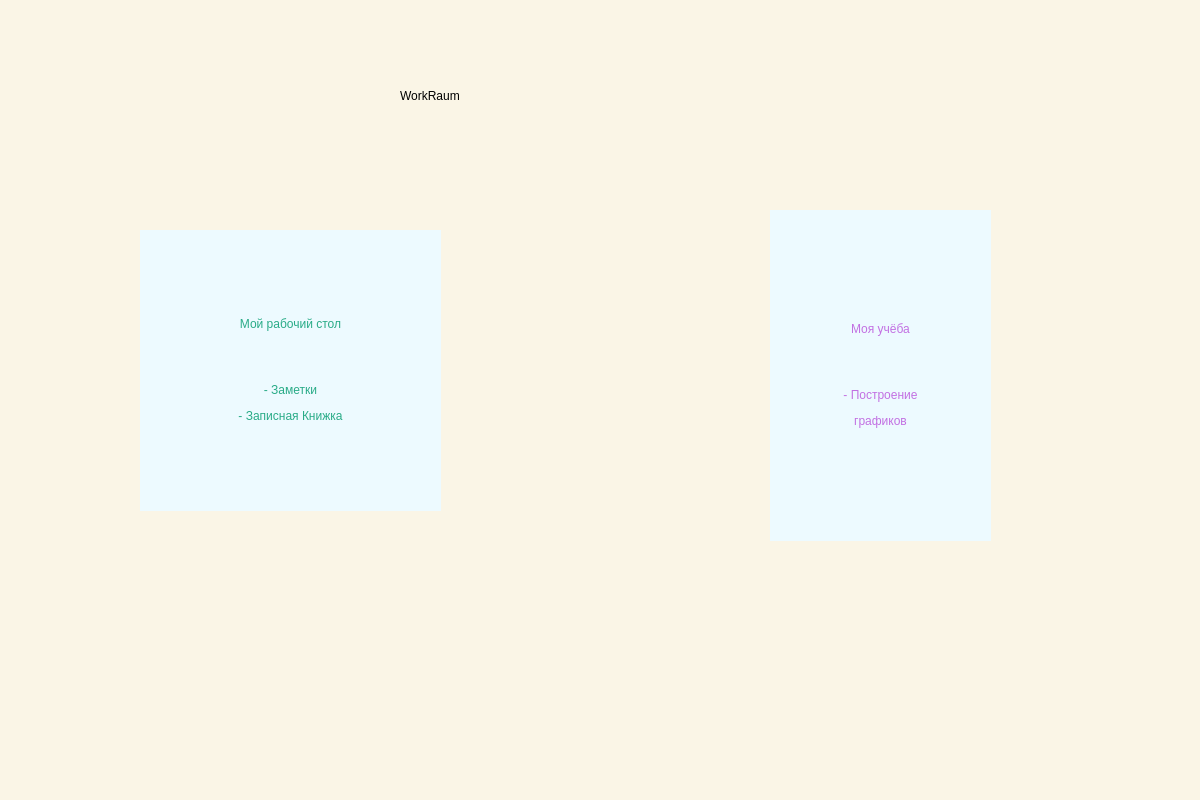
<?xml version="1.0" encoding="UTF-8"?>
<ui version="4.0">
 <class>MainMenu</class>
 <widget class="QMainWindow" name="MainMenu">
  <property name="geometry">
   <rect>
    <x>0</x>
    <y>0</y>
    <width>1200</width>
    <height>800</height>
   </rect>
  </property>
  <property name="minimumSize">
   <size>
    <width>1200</width>
    <height>800</height>
   </size>
  </property>
  <property name="maximumSize">
   <size>
    <width>1200</width>
    <height>800</height>
   </size>
  </property>
  <property name="windowTitle">
   <string>MainWindow</string>
  </property>
  <property name="layoutDirection">
   <enum>Qt::LeftToRight</enum>
  </property>
  <widget class="QWidget" name="BaseWidget">
   <property name="styleSheet">
    <string notr="true">background-color: rgb(250, 245, 230);</string>
   </property>
   <widget class="QLabel" name="manageOption">
    <property name="geometry">
     <rect>
      <x>120</x>
      <y>190</y>
      <width>351</width>
      <height>501</height>
     </rect>
    </property>
    <property name="text">
     <string/>
    </property>
    <property name="pixmap">
     <pixmap>option mid.png</pixmap>
    </property>
   </widget>
   <widget class="QLabel" name="studyOption">
    <property name="geometry">
     <rect>
      <x>720</x>
      <y>190</y>
      <width>351</width>
      <height>501</height>
     </rect>
    </property>
    <property name="text">
     <string/>
    </property>
    <property name="pixmap">
     <pixmap>option mid.png</pixmap>
    </property>
   </widget>
   <widget class="QLabel" name="workRaum">
    <property name="geometry">
     <rect>
      <x>400</x>
      <y>50</y>
      <width>401</width>
      <height>91</height>
     </rect>
    </property>
    <property name="styleSheet">
     <string notr="true">font: 48pt &quot;Segoe UI&quot;;</string>
    </property>
    <property name="text">
     <string>WorkRaum</string>
    </property>
   </widget>
   <widget class="QLabel" name="managementName">
    <property name="geometry">
     <rect>
      <x>140</x>
      <y>230</y>
      <width>301</width>
      <height>281</height>
     </rect>
    </property>
    <property name="styleSheet">
     <string notr="true">background-color: rgb(237, 250, 255);
color: rgb(41, 171, 135);
font: 20pt &quot;Segoe UI&quot;;</string>
    </property>
    <property name="text">
     <string>&lt;html&gt;&lt;head/&gt;&lt;body&gt;&lt;p align=&quot;center&quot;&gt;Мой рабочий стол&lt;/p&gt;&lt;p align=&quot;center&quot;&gt;&lt;br/&gt;&lt;/p&gt;&lt;p align=&quot;center&quot;&gt;- Заметки&lt;/p&gt;&lt;p align=&quot;center&quot;&gt;- Записная Книжка&lt;/p&gt;&lt;/body&gt;&lt;/html&gt;</string>
    </property>
   </widget>
   <widget class="QLabel" name="studyName">
    <property name="geometry">
     <rect>
      <x>770</x>
      <y>210</y>
      <width>221</width>
      <height>331</height>
     </rect>
    </property>
    <property name="styleSheet">
     <string notr="true">background-color: rgb(237, 250, 255);
color: rgb(194, 112, 226);
font: 20pt &quot;Segoe UI&quot;;</string>
    </property>
    <property name="text">
     <string>&lt;html&gt;&lt;head/&gt;&lt;body&gt;&lt;p align=&quot;center&quot;&gt;Моя учёба&lt;/p&gt;&lt;p align=&quot;center&quot;&gt;&lt;br/&gt;&lt;/p&gt;&lt;p align=&quot;center&quot;&gt;- Построение&lt;/p&gt;&lt;p align=&quot;center&quot;&gt;графиков&lt;/p&gt;&lt;/body&gt;&lt;/html&gt;</string>
    </property>
   </widget>
  </widget>
 </widget>
 <resources/>
 <connections/>
</ui>
